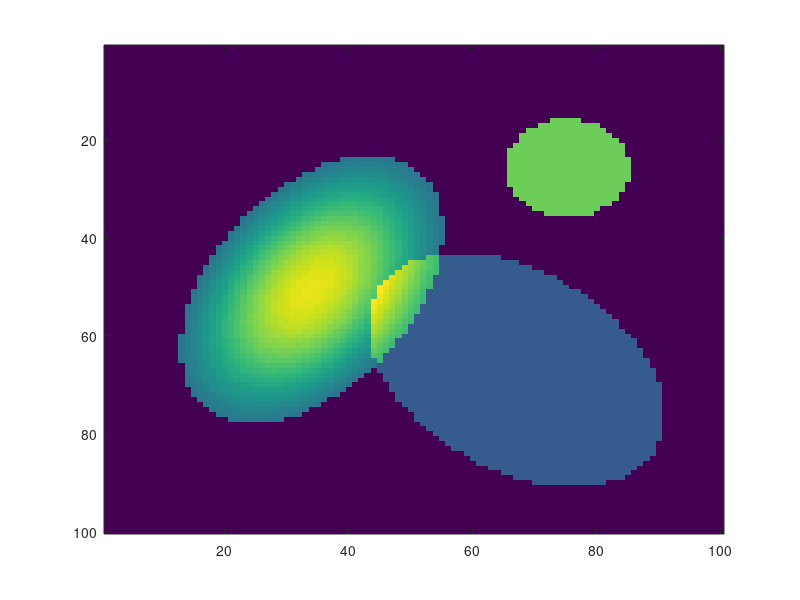

Reproduce this figure in MATLAB. (Note: this script raises an error after producing the figure.)
%% Looking at the Image
load('TrueTarget.mat')
X = Target; clear Target
imagesc(X)
print('TrueTarget', '-dpng')
%% Constructing the Convolution Matrix
[n1, n2] = size(X);
N = n1*n2;
p1 = (1:n1);
p2 = (1:n2);
[P1,P2] = meshgrid(p1,p2);
P = [P2(:)';P1(:)'];
%% Computation need not be done everytime, instead use the next 

% Solve for the tolerance tau
lambda = 3;
syms tau 
tau = double(solve(exp(-tau^2/(2*lambda^2)) == 10^-3, tau > 0));

tic
A = zeros(N);

for j = 1:N
    for k = 1:N
        distnc = norm(P(:,j) - P(:,k))^2;
        if (distnc < tau) % Remove all the entries that are less than tol
            A(j,k) = exp(-distnc/(2*lambda^2));
        end
    end
end

A = sparse(A);
toc
%% Visualization of the blurring matrix.
load blurringA.mat
imagesc(A)
print('imagesc(A)','-dpng')

spy(A)
print('spy(A)','-dpng')
%% Applying the blurring and Plotting
imvec = X(:); % Image in Vector Format
x_blur = A*imvec;
X_blur = reshape(x_blur, [100, 100]);
b = x_blur;
imagesc(X_blur)
print('BlurredTarget','-dpng')
%% Constructing L
% Sparse Diagonal Matrix
C1 = [ones(n1,1) -2*ones(n1,1) ones(n1,1);];
L1 = spdiags(C1, [-1 0 1], n1, n1); % Creating a sparse matrix

l2 = zeros(n2,1);
l2(1) = -2; l2(2) = 1;
L2 = toeplitz(l2);
bigL2 = kron(eye(n1),L2);
bigL1 = kron(L1,eye(n2));

L = sparse(bigL2 + bigL1);
%% Tikhonov Regularization - Reconstruction for alpha = 1e-6
alpha = 1e-6;
noiselev = 1e-3;
noise = noiselev*randn(N,1);
r = [b; zeros(N,1)];

x_alpha = (A'*A + alpha*eye(N))\(A'*b); % reconstructed image L = I
discr = norm(x_blur - A*x_alpha);
imagesc(reshape(x_alpha, [100, 100]))
print('alpha1e-6', '-dpng')

bnoise = b + noise;
x_alpha = (A'*A + alpha*eye(N))\(A'*bnoise); % reconstructed image L = I
discr_noise = norm(x_blur - A*x_alpha);
imagesc(reshape(x_alpha, [100, 100]))
print('alpha1e-6_noise', '-dpng')
%% Reconstruction Further
tau = 1.2; % For tikhonov function, generally chosen as 
alphamin = 1e-16;
alphamax = 1e16;
discr0 = tau*norm(noise)^2;
delta = 0.001;
ddiscr = Inf;
iter = 0;
MAXITER = 10;
rnoise = sparse([bnoise;zeros(N,1)]);
solns = zeros(N,MAXITER);
ddiscrs = zeros(1,MAXITER);
alphas = zeros(1,MAXITER);
while (ddiscr > delta && iter < MAXITER)
    % Compute a regularized solution using the geometric mean
    iter = iter + 1;
    tic
    alpha = sqrt(alphamin*alphamax);
    alphas(iter) = alpha;
    % M = sparse([A; sqrt(alpha)*L]); x_alpha = M\rnoise;
    x_alpha = (A'*A + alpha*eye(N))\(A'*bnoise);
    discr = norm(bnoise - A*x_alpha);
    toc
    if discr > discr0
        alphamax = alpha;
    elseif discr <= discr0
        alphamin = alpha;
    end
    ddiscr = abs(discr - discr0);
    ddiscrs(iter) = ddiscr;
    solns(:,iter) = x_alpha;
    
end
imagesc(reshape(x_alpha,[100,100]))
print('TikhinovReconstructed','-dpng')
%%
figure(1)
for i = 1:iter
    subplot(4,2,i)
    imagesc(reshape(solns(:,i), [100, 100]))
    title(strcat('alpha =  ', num2str(alphas(i))))
end